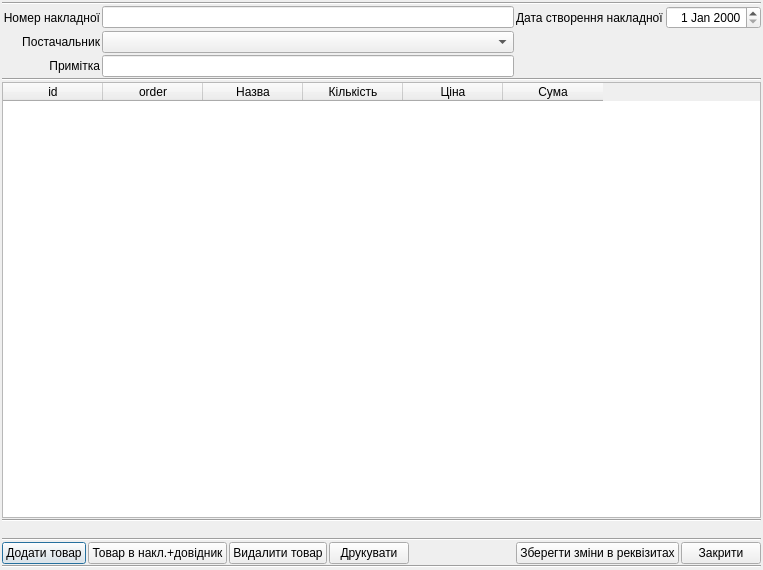
<?xml version="1.0" encoding="UTF-8"?>
<ui version="4.0">
 <class>UDialog_editNakladnaSklad</class>
 <widget class="QDialog" name="UDialog_editNakladnaSklad">
  <property name="geometry">
   <rect>
    <x>0</x>
    <y>0</y>
    <width>763</width>
    <height>570</height>
   </rect>
  </property>
  <property name="windowTitle">
   <string>Вхідна накладна</string>
  </property>
  <layout class="QGridLayout">
   <property name="horizontalSpacing">
    <number>2</number>
   </property>
   <property name="verticalSpacing">
    <number>1</number>
   </property>
   <property name="margin">
    <number>2</number>
   </property>
   <item row="1" column="0">
    <layout class="QGridLayout">
     <property name="spacing">
      <number>2</number>
     </property>
     <item row="0" column="0">
      <widget class="QLabel" name="label_nucl_number">
       <property name="text">
        <string>Номер накладної</string>
       </property>
       <property name="alignment">
        <set>Qt::AlignRight|Qt::AlignTrailing|Qt::AlignVCenter</set>
       </property>
      </widget>
     </item>
     <item row="0" column="1">
      <widget class="QLineEdit" name="lineEdit_nucl_number"/>
     </item>
     <item row="0" column="2">
      <widget class="QLabel" name="label_stvor_nucl">
       <property name="text">
        <string>Дата створення накладної</string>
       </property>
      </widget>
     </item>
     <item row="0" column="3">
      <widget class="QDateEdit" name="dateEdit_stvor_nucl">
       <property name="alignment">
        <set>Qt::AlignRight|Qt::AlignTrailing|Qt::AlignVCenter</set>
       </property>
      </widget>
     </item>
     <item row="1" column="0">
      <widget class="QLabel" name="label_postachalnyk">
       <property name="text">
        <string>Постачальник</string>
       </property>
       <property name="alignment">
        <set>Qt::AlignRight|Qt::AlignTrailing|Qt::AlignVCenter</set>
       </property>
      </widget>
     </item>
     <item row="1" column="1">
      <widget class="QComboBox" name="comboBox_postachalnyk"/>
     </item>
     <item row="2" column="0">
      <widget class="QLabel" name="label_prymitka">
       <property name="text">
        <string>Примітка</string>
       </property>
       <property name="alignment">
        <set>Qt::AlignRight|Qt::AlignTrailing|Qt::AlignVCenter</set>
       </property>
      </widget>
     </item>
     <item row="2" column="1">
      <widget class="QLineEdit" name="lineEdit_prymitka"/>
     </item>
    </layout>
   </item>
   <item row="3" column="0">
    <widget class="QTableWidget" name="tableWidget">
     <property name="alternatingRowColors">
      <bool>true</bool>
     </property>
     <property name="selectionMode">
      <enum>QAbstractItemView::SingleSelection</enum>
     </property>
     <property name="selectionBehavior">
      <enum>QAbstractItemView::SelectRows</enum>
     </property>
     <column>
      <property name="text">
       <string>id</string>
      </property>
     </column>
     <column>
      <property name="text">
       <string>order</string>
      </property>
     </column>
     <column>
      <property name="text">
       <string>Назва</string>
      </property>
     </column>
     <column>
      <property name="text">
       <string>Кількість</string>
      </property>
     </column>
     <column>
      <property name="text">
       <string>Ціна</string>
      </property>
     </column>
     <column>
      <property name="text">
       <string>Сума</string>
      </property>
     </column>
    </widget>
   </item>
   <item row="7" column="0">
    <layout class="QHBoxLayout">
     <property name="spacing">
      <number>2</number>
     </property>
     <item>
      <widget class="QPushButton" name="pushButton_add_tovar_str">
       <property name="text">
        <string>Додати товар</string>
       </property>
       <property name="icon">
        <iconset resource="../images/images_sklad.qrc">
         <normaloff>:/pictures/greplus.png</normaloff>:/pictures/greplus.png</iconset>
       </property>
      </widget>
     </item>
     <item>
      <widget class="QPushButton" name="pushButton_addTovarDovNakl">
       <property name="text">
        <string>Товар в накл.+довідник</string>
       </property>
      </widget>
     </item>
     <item>
      <widget class="QPushButton" name="pushButton_del_tovar_str">
       <property name="text">
        <string>Видалити товар</string>
       </property>
       <property name="icon">
        <iconset resource="../images/images_sklad.qrc">
         <normaloff>:/pictures/redminus.png</normaloff>:/pictures/redminus.png</iconset>
       </property>
      </widget>
     </item>
     <item>
      <widget class="QPushButton" name="pushButton_printNakladna">
       <property name="text">
        <string>Друкувати</string>
       </property>
       <property name="icon">
        <iconset resource="../images/images_sklad.qrc">
         <normaloff>:/pictures/print.png</normaloff>:/pictures/print.png</iconset>
       </property>
      </widget>
     </item>
     <item>
      <spacer>
       <property name="orientation">
        <enum>Qt::Horizontal</enum>
       </property>
       <property name="sizeHint" stdset="0">
        <size>
         <width>40</width>
         <height>20</height>
        </size>
       </property>
      </spacer>
     </item>
     <item>
      <widget class="QPushButton" name="pushButton_accept">
       <property name="text">
        <string>Зберегти зміни в реквізитах</string>
       </property>
       <property name="icon">
        <iconset resource="../images/images_sklad.qrc">
         <normaloff>:/pictures/save.png</normaloff>:/pictures/save.png</iconset>
       </property>
      </widget>
     </item>
     <item>
      <widget class="QPushButton" name="pushButton_reject">
       <property name="text">
        <string>Закрити</string>
       </property>
       <property name="icon">
        <iconset resource="../images/images_sklad.qrc">
         <normaloff>:/pictures/button_cancel.png</normaloff>:/pictures/button_cancel.png</iconset>
       </property>
      </widget>
     </item>
    </layout>
   </item>
   <item row="5" column="0">
    <widget class="QLabel" name="label_nucludna_suma">
     <property name="text">
      <string/>
     </property>
    </widget>
   </item>
   <item row="0" column="0">
    <widget class="Line" name="line">
     <property name="orientation">
      <enum>Qt::Horizontal</enum>
     </property>
    </widget>
   </item>
   <item row="2" column="0">
    <widget class="Line" name="line_2">
     <property name="orientation">
      <enum>Qt::Horizontal</enum>
     </property>
    </widget>
   </item>
   <item row="4" column="0">
    <widget class="Line" name="line_3">
     <property name="orientation">
      <enum>Qt::Horizontal</enum>
     </property>
    </widget>
   </item>
   <item row="6" column="0">
    <widget class="Line" name="line_4">
     <property name="orientation">
      <enum>Qt::Horizontal</enum>
     </property>
    </widget>
   </item>
   <item row="8" column="0">
    <widget class="Line" name="line_5">
     <property name="orientation">
      <enum>Qt::Horizontal</enum>
     </property>
    </widget>
   </item>
  </layout>
  <action name="action_addTovarString">
   <property name="icon">
    <iconset resource="../images/images_sklad.qrc">
     <normaloff>:/pictures/greplus.png</normaloff>:/pictures/greplus.png</iconset>
   </property>
   <property name="text">
    <string>Додати стрічку товару</string>
   </property>
   <property name="toolTip">
    <string>Додати стрічку товару</string>
   </property>
  </action>
  <action name="action_deleteTovarString">
   <property name="icon">
    <iconset resource="../images/images_sklad.qrc">
     <normaloff>:/pictures/redminus.png</normaloff>:/pictures/redminus.png</iconset>
   </property>
   <property name="text">
    <string>Видалення стрічки товару</string>
   </property>
   <property name="toolTip">
    <string>Видалення стрічки товару</string>
   </property>
  </action>
  <action name="action_printNakladna">
   <property name="icon">
    <iconset resource="../images/images_sklad.qrc">
     <normaloff>:/pictures/print.png</normaloff>:/pictures/print.png</iconset>
   </property>
   <property name="text">
    <string>Друк накладної</string>
   </property>
   <property name="toolTip">
    <string>Друк накладної</string>
   </property>
  </action>
 </widget>
 <resources>
  <include location="../images/images_sklad.qrc"/>
  <include location="../images/images_sklad.qrc"/>
 </resources>
 <connections/>
</ui>
